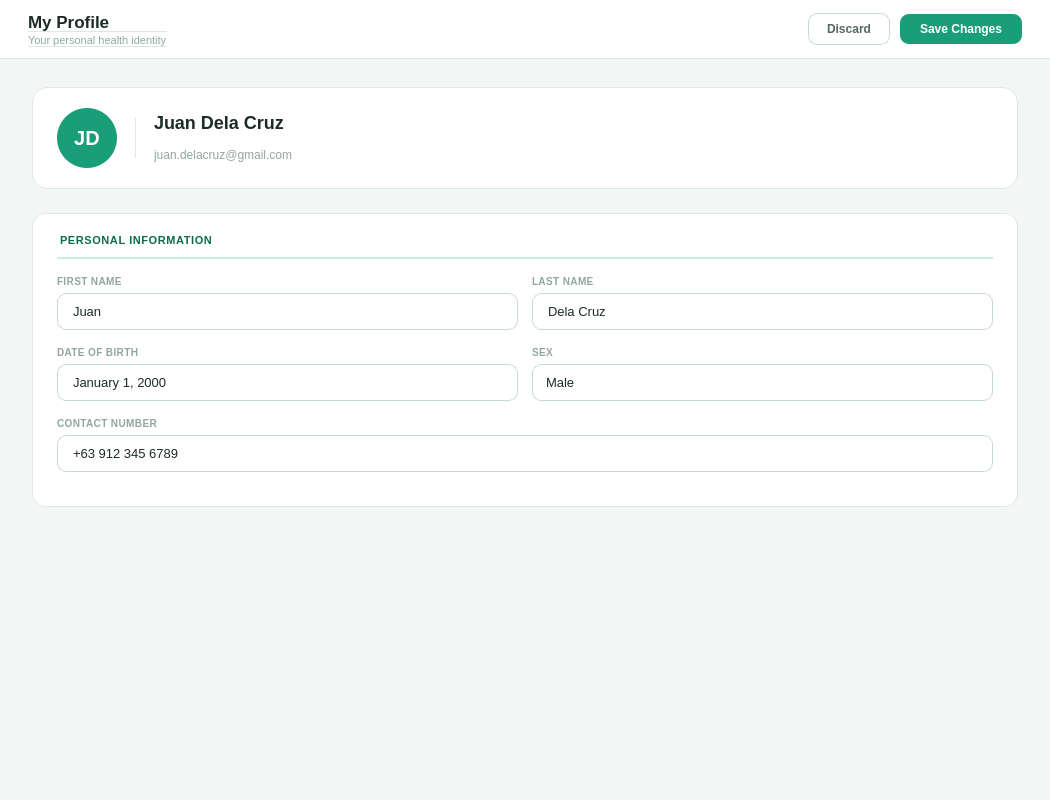
<?xml version="1.0" encoding="UTF-8"?>
<ui version="4.0">
 <class>PageProfile</class>
 <widget class="QWidget" name="PageProfile">
  <property name="geometry">
   <rect>
    <x>0</x>
    <y>0</y>
    <width>1050</width>
    <height>800</height>
   </rect>
  </property>
  <property name="styleSheet">
   <string>
    QWidget { background-color: #F2F7F5; font-family: &quot;Segoe UI&quot;, sans-serif; }
    QLabel { background: transparent; }
    QLineEdit, QComboBox, QDateEdit, QTextEdit {
     border: 1px solid #C8D9D2; border-radius: 9px;
     padding: 9px 13px; font-size: 13px; color: #1C2B25;
     background: #FFFFFF; selection-background-color: #1A9E78;
    }
    QLineEdit:focus, QComboBox:focus, QDateEdit:focus, QTextEdit:focus { border-color: #1A9E78; }
    QComboBox::drop-down { border: none; width: 24px; }
    QComboBox::down-arrow { image: none; }
    QDateEdit::drop-down { border: none; width: 24px; }
   </string>
  </property>
  <layout class="QVBoxLayout" name="profileLayout">
   <property name="spacing">
    <number>0</number>
   </property>
   <property name="leftMargin">
    <number>0</number>
   </property>
   <property name="topMargin">
    <number>0</number>
   </property>
   <property name="rightMargin">
    <number>0</number>
   </property>
   <property name="bottomMargin">
    <number>0</number>
   </property>
   <item>
    <widget class="QFrame" name="topbar">
     <property name="styleSheet">
      <string>QFrame { background: #FFFFFF; border-bottom: 1px solid #DDE8E3; }</string>
     </property>
     <layout class="QHBoxLayout">
      <property name="spacing">
       <number>10</number>
      </property>
      <property name="leftMargin">
       <number>28</number>
      </property>
      <property name="topMargin">
       <number>12</number>
      </property>
      <property name="rightMargin">
       <number>28</number>
      </property>
      <property name="bottomMargin">
       <number>12</number>
      </property>
      <item>
       <layout class="QVBoxLayout">
        <property name="spacing">
         <number>2</number>
        </property>
        <item>
         <widget class="QLabel" name="pageTitle">
          <property name="styleSheet">
           <string>QLabel { font-size: 17px; font-weight: bold; color: #1C2B25; }</string>
          </property>
          <property name="text">
           <string>My Profile</string>
          </property>
         </widget>
        </item>
        <item>
         <widget class="QLabel" name="pageSub">
          <property name="styleSheet">
           <string>QLabel { font-size: 11px; color: #8FA89F; }</string>
          </property>
          <property name="text">
           <string>Your personal health identity</string>
          </property>
         </widget>
        </item>
       </layout>
      </item>
      <item>
       <spacer>
        <property name="orientation">
         <enum>Qt::Orientation::Horizontal</enum>
        </property>
        <property name="sizeHint" stdset="0">
         <size>
          <width>40</width>
          <height>0</height>
         </size>
        </property>
       </spacer>
      </item>
      <item>
       <widget class="QPushButton" name="btnDiscard">
        <property name="styleSheet">
         <string>QPushButton { background: transparent; color: #546860; font-size: 12px; font-weight: 600; border: 1px solid #C8D9D2; border-radius: 9px; padding: 8px 18px; } QPushButton:hover { background: #E3F5EE; }</string>
        </property>
        <property name="text">
         <string>Discard</string>
        </property>
       </widget>
      </item>
      <item>
       <widget class="QPushButton" name="btnSaveProfile">
        <property name="styleSheet">
         <string>QPushButton { background: #1A9E78; color: #FFF; font-size: 12px; font-weight: 600; border: none; border-radius: 9px; padding: 8px 20px; } QPushButton:hover { background: #0D6B52; }</string>
        </property>
        <property name="text">
         <string>Save Changes</string>
        </property>
       </widget>
      </item>
     </layout>
    </widget>
   </item>
   <item>
    <widget class="QScrollArea" name="scrollArea">
     <property name="styleSheet">
      <string>QScrollArea { background: #F2F7F5; border: none; }</string>
     </property>
     <property name="frameShape">
      <enum>QFrame::Shape::NoFrame</enum>
     </property>
     <property name="widgetResizable">
      <bool>true</bool>
     </property>
     <widget class="QWidget" name="scrollContent">
      <property name="geometry">
       <rect>
        <x>0</x>
        <y>0</y>
        <width>1050</width>
        <height>736</height>
       </rect>
      </property>
      <layout class="QVBoxLayout" name="scrollLayout">
       <property name="spacing">
        <number>0</number>
       </property>
       <property name="leftMargin">
        <number>32</number>
       </property>
       <property name="topMargin">
        <number>28</number>
       </property>
       <property name="rightMargin">
        <number>32</number>
       </property>
       <property name="bottomMargin">
        <number>40</number>
       </property>
       <item>
        <widget class="QFrame" name="profileHero">
         <property name="minimumHeight"><number>100</number></property>
         <property name="maximumHeight"><number>100</number></property>
         <property name="styleSheet">
          <string>QFrame#profileHero {
            background: #FFFFFF;
            border: 1px solid #DDE8E3;
            border-radius: 16px;
          }</string>
         </property>
         <layout class="QHBoxLayout">
          <property name="spacing"><number>18</number></property>
          <property name="leftMargin"><number>24</number></property>
          <property name="topMargin"><number>20</number></property>
          <property name="rightMargin"><number>28</number></property>
          <property name="bottomMargin"><number>20</number></property>

          
          <item>
           <widget class="QFrame" name="avatarFrame">
            <property name="minimumSize"><size><width>60</width><height>60</height></size></property>
            <property name="maximumSize"><size><width>60</width><height>60</height></size></property>
            <property name="styleSheet">
             <string>QFrame { background: #1A9E78; border-radius: 30px; border: none; }</string>
            </property>
            <layout class="QVBoxLayout">
             <property name="leftMargin"><number>0</number></property>
             <property name="topMargin"><number>0</number></property>
             <property name="rightMargin"><number>0</number></property>
             <property name="bottomMargin"><number>0</number></property>
             <item>
              <widget class="QLabel" name="avatarInitials">
               <property name="alignment"><set>Qt::AlignmentFlag::AlignCenter</set></property>
               <property name="styleSheet">
                <string>QLabel { font-size: 20px; font-weight: bold; color: #FFFFFF; background: transparent; border: none; }</string>
               </property>
               <property name="text"><string>JD</string></property>
              </widget>
             </item>
            </layout>
           </widget>
          </item>

          
          <item>
           <widget class="QFrame" name="heroDivider">
            <property name="minimumSize"><size><width>1</width><height>40</height></size></property>
            <property name="maximumSize"><size><width>1</width><height>40</height></size></property>
            <property name="styleSheet"><string>QFrame { background: #DDE8E3; border: none; }</string></property>
           </widget>
          </item>

          
          <item>
           <layout class="QVBoxLayout">
            <property name="spacing"><number>5</number></property>
            <item>
             <widget class="QLabel" name="heroName">
              <property name="styleSheet">
               <string>QLabel { font-size: 18px; font-weight: bold; color: #1C2B25; }</string>
              </property>
              <property name="text"><string>Juan Dela Cruz</string></property>
             </widget>
            </item>
            <item>
             <widget class="QLabel" name="heroEmail">
              <property name="styleSheet">
               <string>QLabel { font-size: 12px; color: #8FA89F; background: transparent; border: none; padding: 0; }</string>
              </property>
              <property name="text"><string>juan.delacruz@gmail.com</string></property>
             </widget>
            </item>
           </layout>
          </item>

          <item>
           <spacer>
            <property name="orientation"><enum>Qt::Orientation::Horizontal</enum></property>
            <property name="sizeHint" stdset="0"><size><width>40</width><height>0</height></size></property>
           </spacer>
          </item>

         </layout>
        </widget>
       </item>
       <item>
        <spacer>
         <property name="orientation">
          <enum>Qt::Orientation::Vertical</enum>
         </property>
         <property name="sizeType">
          <enum>QSizePolicy::Policy::Fixed</enum>
         </property>
         <property name="sizeHint" stdset="0">
          <size>
           <width>0</width>
           <height>24</height>
          </size>
         </property>
        </spacer>
       </item>
       <item>
        <layout class="QHBoxLayout" name="twoColLayout">
         <property name="spacing">
          <number>20</number>
         </property>
         <item>
          <widget class="QFrame" name="cardPersonal">
           <property name="styleSheet">
            <string>QFrame#cardPersonal { background: #FFFFFF; border: 1px solid #DDE8E3; border-radius: 14px; }</string>
           </property>
           <layout class="QVBoxLayout">
            <property name="spacing">
             <number>16</number>
            </property>
            <property name="leftMargin">
             <number>24</number>
            </property>
            <property name="topMargin">
             <number>20</number>
            </property>
            <property name="rightMargin">
             <number>24</number>
            </property>
            <property name="bottomMargin">
             <number>24</number>
            </property>
            <item>
             <widget class="QLabel" name="secPersonal">
              <property name="styleSheet">
               <string>QLabel { font-size: 11px; font-weight: bold; color: #0D6B52; letter-spacing: 0.6px; border-bottom: 1.5px solid #C8EFE2; padding-bottom: 10px; }</string>
              </property>
              <property name="text">
               <string>PERSONAL INFORMATION</string>
              </property>
             </widget>
            </item>
            <item>
             <layout class="QHBoxLayout">
              <property name="spacing">
               <number>14</number>
              </property>
              <item>
               <layout class="QVBoxLayout">
                <property name="spacing">
                 <number>5</number>
                </property>
                <item>
                 <widget class="QLabel" name="label">
                  <property name="styleSheet">
                   <string>QLabel { font-size: 10px; font-weight: bold; color: #8FA89F; letter-spacing: 0.4px; }</string>
                  </property>
                  <property name="text">
                   <string>FIRST NAME</string>
                  </property>
                 </widget>
                </item>
                <item>
                 <widget class="QLineEdit" name="inputFirstName">
                  <property name="text">
                   <string>Juan</string>
                  </property>
                 </widget>
                </item>
               </layout>
              </item>
              <item>
               <layout class="QVBoxLayout">
                <property name="spacing">
                 <number>5</number>
                </property>
                <item>
                 <widget class="QLabel" name="label">
                  <property name="styleSheet">
                   <string>QLabel { font-size: 10px; font-weight: bold; color: #8FA89F; letter-spacing: 0.4px; }</string>
                  </property>
                  <property name="text">
                   <string>LAST NAME</string>
                  </property>
                 </widget>
                </item>
                <item>
                 <widget class="QLineEdit" name="inputLastName">
                  <property name="text">
                   <string>Dela Cruz</string>
                  </property>
                 </widget>
                </item>
               </layout>
              </item>
             </layout>
            </item>
            <item>
             <layout class="QHBoxLayout">
              <property name="spacing">
               <number>14</number>
              </property>
              <item>
               <layout class="QVBoxLayout">
                <property name="spacing">
                 <number>5</number>
                </property>
                <item>
                 <widget class="QLabel" name="label">
                  <property name="styleSheet">
                   <string>QLabel { font-size: 10px; font-weight: bold; color: #8FA89F; letter-spacing: 0.4px; }</string>
                  </property>
                  <property name="text">
                   <string>DATE OF BIRTH</string>
                  </property>
                 </widget>
                </item>
                <item>
                 <widget class="QDateEdit" name="inputDob">
                  <property name="styleSheet">
                   <string>QDateEdit { border: 1px solid #C8D9D2; border-radius: 9px; padding: 9px 13px; font-size: 13px; color: #1C2B25; background: #FFFFFF; } QDateEdit:focus { border-color: #1A9E78; }</string>
                  </property>
                  <property name="locale">
                   <locale language="English" country="UnitedStates"/>
                  </property>
                  <property name="displayFormat">
                   <string>MMMM d, yyyy</string>
                  </property>
                  <property name="calendarPopup">
                   <bool>true</bool>
                  </property>
                 </widget>
                </item>
               </layout>
              </item>
              <item>
               <layout class="QVBoxLayout">
                <property name="spacing">
                 <number>5</number>
                </property>
                <item>
                 <widget class="QLabel" name="label">
                  <property name="styleSheet">
                   <string>QLabel { font-size: 10px; font-weight: bold; color: #8FA89F; letter-spacing: 0.4px; }</string>
                  </property>
                  <property name="text">
                   <string>SEX</string>
                  </property>
                 </widget>
                </item>
                <item>
                 <widget class="QComboBox" name="inputSex">
                  <property name="styleSheet">
                   <string>QComboBox { border: 1px solid #C8D9D2; border-radius: 9px; padding: 9px 13px; font-size: 13px; color: #1C2B25; background: #FFFFFF; } QComboBox:focus { border-color: #1A9E78; } QComboBox::drop-down { border: none; width: 24px; }</string>
                  </property>
                  <item>
                   <property name="text">
                    <string>Male</string>
                   </property>
                  </item>
                  <item>
                   <property name="text">
                    <string>Female</string>
                   </property>
                  </item>
                 </widget>
                </item>
               </layout>
              </item>
             </layout>
            </item>
                    <item>
         <layout class="QVBoxLayout">
          <property name="spacing"><number>5</number></property>
          <item>
           <widget class="QLabel" name="label">
            <property name="styleSheet">
             <string>QLabel { font-size: 10px; font-weight: bold; color: #8FA89F; letter-spacing: 0.4px; }</string>
            </property>
            <property name="text"><string>CONTACT NUMBER</string></property>
           </widget>
          </item>
          <item>
           <widget class="QLineEdit" name="inputContact">
            <property name="text"><string>+63 912 345 6789</string></property>
           </widget>
          </item>
         </layout>
        </item>
            <item>
             <layout class="QVBoxLayout">
              <property name="spacing">
               <number>5</number>
              </property>
              
              
             </layout>
            </item>
            <item>
             <layout class="QVBoxLayout">
              <property name="spacing">
               <number>5</number>
              </property>
              
              
             </layout>
            </item>
            <item>
             <spacer>
              <property name="orientation">
               <enum>Qt::Orientation::Vertical</enum>
              </property>
              <property name="sizeHint" stdset="0">
               <size>
                <width>0</width>
                <height>10</height>
               </size>
              </property>
             </spacer>
            </item>
           </layout>
          </widget>
         </item>
         
        </layout>
       </item>
       <item>
        <spacer>
         <property name="orientation">
          <enum>Qt::Orientation::Vertical</enum>
         </property>
         <property name="sizeHint" stdset="0">
          <size>
           <width>0</width>
           <height>20</height>
          </size>
         </property>
        </spacer>
       </item>
      </layout>
     </widget>
    </widget>
   </item>
  </layout>
 </widget>
 <resources/>
 <connections/>
</ui>
